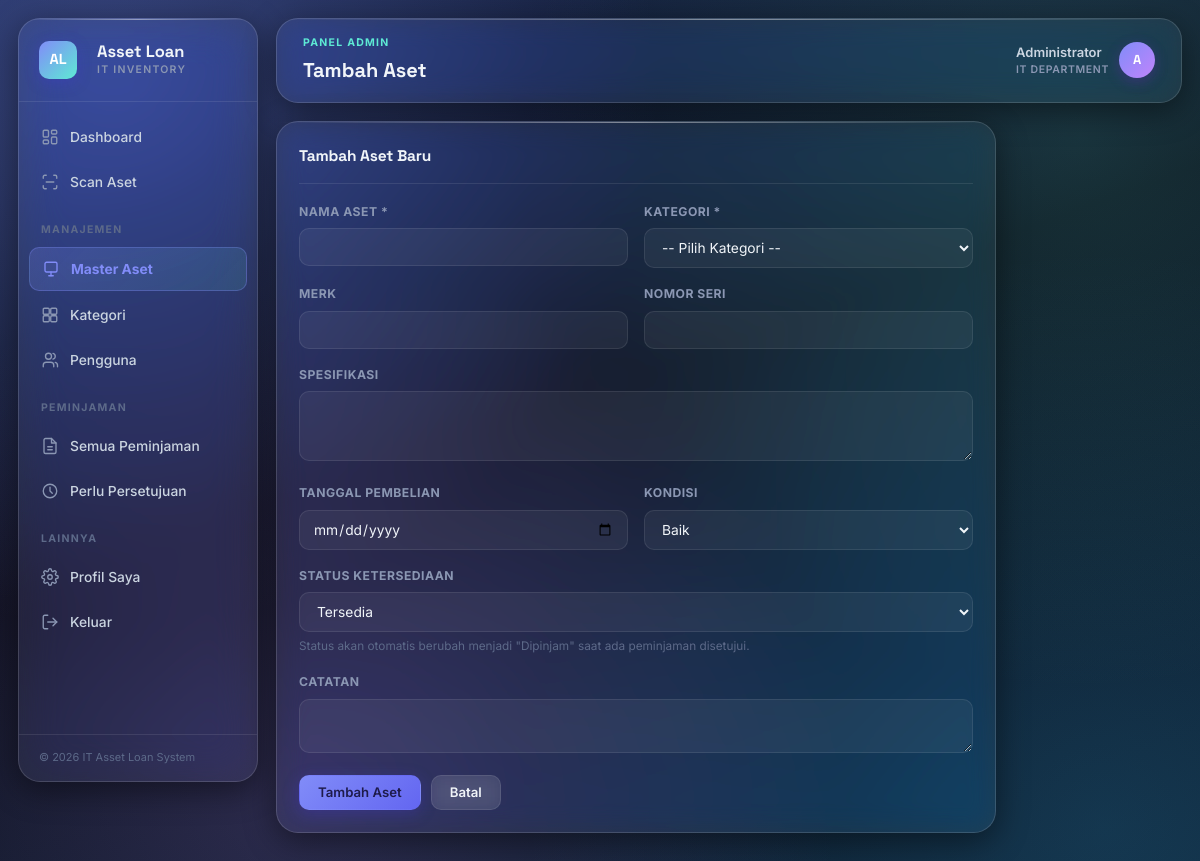
The app's page /asset_form.php (signed in) with its own data.
### tables this page shows
CREATE TABLE users (
    id INT AUTO_INCREMENT PRIMARY KEY,
    nik VARCHAR(30) UNIQUE NOT NULL,
    name VARCHAR(100) NOT NULL,
    email VARCHAR(100) UNIQUE NOT NULL,
    password VARCHAR(255) NOT NULL,
    department VARCHAR(100) DEFAULT NULL,
    phone VARCHAR(30) DEFAULT NULL,
    role ENUM('admin','employee') NOT NULL DEFAULT 'employee',
    status ENUM('active','inactive') NOT NULL DEFAULT 'active',
    created_at TIMESTAMP DEFAULT CURRENT_TIMESTAMP,
    updated_at TIMESTAMP DEFAULT CURRENT_TIMESTAMP ON UPDATE CURRENT_TIMESTAMP
);

### includes/functions.php (called while the page is built, shortened)
<?php
function isLoggedIn() {
    return isset($_SESSION['user_id']);
}
function isAdmin() {
    return isLoggedIn() && $_SESSION['role'] === 'admin';
}
function currentUser() {
    static $user = null;
    if ($user === null && isLoggedIn()) {
        $conn = getConnection();
        $stmt = $conn->prepare("SELECT * FROM users WHERE id = ?");
        $stmt->bind_param('i', $_SESSION['user_id']);
        $stmt->execute();
        $user = $stmt->get_result()->fetch_assoc();
    }
    return $user;
}
function esc($str) {
    return htmlspecialchars($str ?? '', ENT_QUOTES, 'UTF-8');
}

### asset_form.php (the view, shortened to what this page needs)
<?php
require_once __DIR__ . '/includes/functions.php';
$asset = ['asset_code'=>'','name'=>'','category_id'=>'','brand'=>'','serial_number'=>'','specification'=>'','purchase_date'=>'','condition_status'=>'good','status'=>'available','notes'=>''];
$isEdit = false;
$pageTitle = $isEdit ? 'Edit Aset' : 'Tambah Aset';
require_once __DIR__ . '/includes/header.php';
?>
<div class="card" style="max-width:720px;">
    <div class="card-header">
        <h3><?php echo $isEdit ? 'Edit Aset: ' . esc($asset['name']) : 'Tambah Aset Baru'; ?></h3>
    </div>
    <form method="POST" action="">
        <div class="form-row">
            <div class="form-group">
                <label>Nama Aset *</label>
                <input type="text" name="name" class="form-control" value="<?php echo esc($asset['name']); ?>" required>
            </div>
            <div class="form-group">
                <label>Kategori *</label>
                <select name="category_id" class="form-control" required>
                    <option value="">-- Pilih Kategori --</option>
                </select>
            </div>
        </div>
        <div class="form-row">
            <div class="form-group">
                <label>Merk</label>
                <input type="text" name="brand" class="form-control" value="<?php echo esc($asset['brand']); ?>">
            </div>
            <div class="form-group">
                <label>Nomor Seri</label>
                <input type="text" name="serial_number" class="form-control" value="<?php echo esc($asset['serial_number']); ?>">
            </div>
        </div>
        <div class="form-group">
            <label>Spesifikasi</label>
            <textarea name="specification" class="form-control" rows="3"><?php echo esc($asset['specification']); ?></textarea>
        </div>
        <div class="form-row">
            <div class="form-group">
                <label>Tanggal Pembelian</label>
                <input type="date" name="purchase_date" class="form-control" value="<?php echo esc($asset['purchase_date']); ?>">
            </div>
            <div class="form-group">
                <label>Kondisi</label>
                <select name="condition_status" class="form-control">
                    <option value="good" <?php echo $asset['condition_status']=='good'?'selected':''; ?>>Baik</option>
                </select>
            </div>
        </div>
        <div class="form-group">
            <label>Status Ketersediaan</label>
            <select name="status" class="form-control">
                <option value="available" <?php echo $asset['status']=='available'?'selected':''; ?>>Tersedia</option>
            </select>
            <div class="hint">Status akan otomatis berubah menjadi "Dipinjam" saat ada peminjaman disetujui.</div>
        </div>
        <div class="form-group">
            <label>Catatan</label>
            <textarea name="notes" class="form-control" rows="2"><?php echo esc($asset['notes']); ?></textarea>
        </div>
        <div class="flex-gap">
            <button type="submit" class="btn btn-primary"><?php echo $isEdit ? 'Simpan Perubahan' : 'Tambah Aset'; ?></button>
            <a href="<?php echo BASE_URL; ?>assets_list.php" class="btn btn-outline">Batal</a>
        </div>
    </form>
</div>
<?php require_once __DIR__ . '/includes/footer.php'; ?>

### includes/header.php (shortened to what this page needs)
<?php
require_once __DIR__ . '/functions.php';
$user = currentUser();
$currentPage = basename($_SERVER['PHP_SELF']);
?>
<!DOCTYPE html>
<html lang="id">
<head>
<link rel="stylesheet" href="<?php echo BASE_URL; ?>assets/css/style.css">
</head>
<body>
<div class="app-shell">
    <aside class="sidebar" id="sidebar">
        <div class="sidebar-brand">
            <div class="flex-gap">
                <span class="mark">AL</span>
                <div>
                    <div class="title">Asset Loan</div>
                    <div class="subtitle">IT Inventory</div>
                </div>
            </div>
        </div>
        <nav class="sidebar-nav">
            <a href="<?php echo BASE_URL; ?>dashboard.php" class="<?php echo $currentPage=='dashboard.php'?'active':''; ?>" data-tooltip="Dashboard">
                <span class="icon"><svg viewBox="0 0 24 24" fill="none" stroke="currentColor" stroke-linecap="round" stroke-linejoin="round"><rect x="3" y="3" width="7" height="9" rx="1.5"/><rect x="14" y="3" width="7" height="5" rx="1.5"/><rect x="14" y="12" width="7" height="9" rx="1.5"/><rect x="3" y="16" width="7" height="5" rx="1.5"/></svg></span>
                <span class="nav-label">Dashboard</span>
            </a>
            <a href="<?php echo BASE_URL; ?>scan.php" class="<?php echo $currentPage=='scan.php'?'active':''; ?>" data-tooltip="Scan Aset">
                <span class="icon"><svg viewBox="0 0 24 24" fill="none" stroke="currentColor" stroke-linecap="round" stroke-linejoin="round"><path d="M3 7V5a2 2 0 0 1 2-2h2"/><path d="M17 3h2a2 2 0 0 1 2 2v2"/><path d="M21 17v2a2 2 0 0 1-2 2h-2"/><path d="M7 21H5a2 2 0 0 1-2-2v-2"/><line x1="7" y1="12" x2="17" y2="12"/></svg></span>
                <span class="nav-label">Scan Aset</span>
            </a>
            <?php if (isAdmin()): ?>
                <div class="nav-section-label">Manajemen</div>
                <a href="<?php echo BASE_URL; ?>assets_list.php" class="<?php echo in_array($currentPage,['assets_list.php','asset_form.php'])?'active':''; ?>" data-tooltip="Master Aset">
                    <span class="icon"><svg viewBox="0 0 24 24" fill="none" stroke="currentColor" stroke-linecap="round" stroke-linejoin="round"><rect x="4" y="3" width="16" height="13" rx="2"/><path d="M9 21h6"/><path d="M12 16v5"/></svg></span>
                    <span class="nav-label">Master Aset</span>
                </a>
                <a href="<?php echo BASE_URL; ?>categories.php" class="<?php echo $currentPage=='categories.php'?'active':''; ?>" data-tooltip="Kategori">
                    <span class="icon"><svg viewBox="0 0 24 24" fill="none" stroke="currentColor" stroke-linecap="round" stroke-linejoin="round"><rect x="3" y="3" width="8" height="8" rx="1.5"/><rect x="13" y="3" width="8" height="8" rx="1.5"/><rect x="3" y="13" width="8" height="8" rx="1.5"/><rect x="13" y="13" width="8" height="8" rx="1.5"/></svg></span>
                    <span class="nav-label">Kategori</span>
                </a>
                <a href="<?php echo BASE_URL; ?>users_list.php" class="<?php echo in_array($currentPage,['users_list.php','user_form.php'])?'active':''; ?>" data-tooltip="Pengguna">
                    <span class="icon"><svg viewBox="0 0 24 24" fill="none" stroke="currentColor" stroke-linecap="round" stroke-linejoin="round"><path d="M17 21v-2a4 4 0 0 0-4-4H7a4 4 0 0 0-4 4v2"/><circle cx="10" cy="7" r="4"/><path d="M22 21v-2a4 4 0 0 0-3-3.87"/><path d="M16 3.13a4 4 0 0 1 0 7.75"/></svg></span>
                    <span class="nav-label">Pengguna</span>
                </a>
                <div class="nav-section-label">Peminjaman</div>
                <a href="<?php echo BASE_URL; ?>loans_list.php" class="<?php echo ($currentPage=='loans_list.php' && ($_GET['status'] ?? '')==='')?'active':''; ?>" data-tooltip="Semua Peminjaman">
                    <span class="icon"><svg viewBox="0 0 24 24" fill="none" stroke="currentColor" stroke-linecap="round" stroke-linejoin="round"><path d="M14 2H6a2 2 0 0 0-2 2v16a2 2 0 0 0 2 2h12a2 2 0 0 0 2-2V8z"/><path d="M14 2v6h6"/><path d="M9 13h6"/><path d="M9 17h6"/></svg></span>
                    <span class="nav-label">Semua Peminjaman</span>
                </a>
                <a href="<?php echo BASE_URL; ?>loans_list.php?status=pending" class="<?php echo ($currentPage=='loans_list.php' && ($_GET['status'] ?? '')=='pending')?'active':''; ?>" data-tooltip="Perlu Persetujuan">
                    <span class="icon"><svg viewBox="0 0 24 24" fill="none" stroke="currentColor" stroke-linecap="round" stroke-linejoin="round"><circle cx="12" cy="12" r="9"/><path d="M12 7v5l3 3"/></svg></span>
                    <span class="nav-label">Perlu Persetujuan</span>
                </a>
            <?php endif; ?>
            <div class="nav-section-label">Lainnya</div>
            <a href="<?php echo BASE_URL; ?>profile.php" class="<?php echo $currentPage=='profile.php'?'active':''; ?>" data-tooltip="Profil Saya">
                <span class="icon"></span>
                <span class="nav-label">Profil Saya</span>
            </a>
            <a href="<?php echo BASE_URL; ?>logout.php" data-tooltip="Keluar">
                <span class="icon"><svg viewBox="0 0 24 24" fill="none" stroke="currentColor" stroke-linecap="round" stroke-linejoin="round"><path d="M9 21H5a2 2 0 0 1-2-2V5a2 2 0 0 1 2-2h4"/><path d="M16 17l5-5-5-5"/><path d="M21 12H9"/></svg></span>
                <span class="nav-label">Keluar</span>
            </a>
        </nav>
        <div class="sidebar-footer">
            &copy; <?php echo date('Y'); ?> IT Asset Loan System
        </div>
    </aside>
    <div class="main">
        <div class="topbar no-mobile">
            <div>
                <div class="page-eyebrow"><?php echo isAdmin() ? 'Panel Admin' : 'Panel Karyawan'; ?></div>
                <div class="page-title"><?php echo isset($pageTitle) ? esc($pageTitle) : 'Dashboard'; ?></div>
            </div>
            <div class="user-chip">
                <div>
                    <div style="font-weight:600;"><?php echo esc($user['name']); ?></div>
                    <div class="role-tag"><?php echo esc($user['department'] ?? ''); ?></div>
                </div>
                <div class="avatar"><?php echo esc(strtoupper(substr($user['name'],0,1))); ?></div>
            </div>
        </div>
        <div class="content">

### records on screen
users: name "Administrator", department "IT DEPARTMENT", name "A"

### other values on screen
$pageTitle "Tambah Aset"
